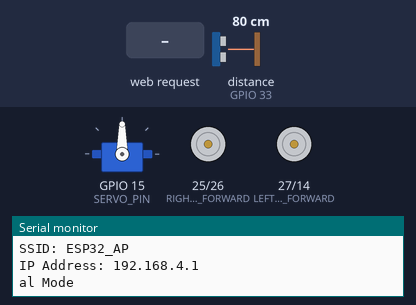
Recording of a program running on a simulated ESP32. Parts: servo, motor-driver pin pairs drawn as motors (green arrow = first pin HIGH = forward, orange = second pin HIGH = backward, longer = more drive), the last lines printed to the serial monitor. The inputs (shaded band) are chosen by the test bench; at power-on: distance to the obstacle (sensor on GPIO 33) 80 cm. The echo pulse lasts 58.3 µs per cm.

Above: at 1.2 s.
1.3 s: HTTP request GET /?State=W received
At 2.4 s:
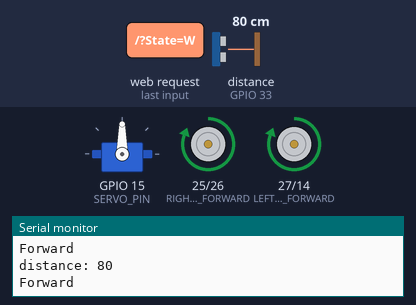
3.3 s: distance to the obstacle (sensor on GPIO 33) set to 27 cm
4.8 s: distance to the obstacle (sensor on GPIO 33) set to 23 cm
At 6.2 s:
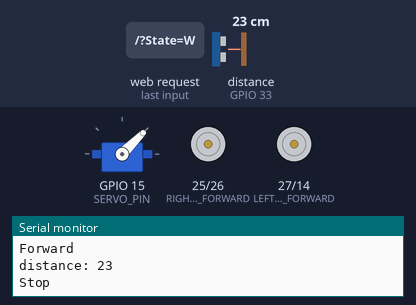
7.3 s: HTTP request GET /?State=w received
At 8.4 s:
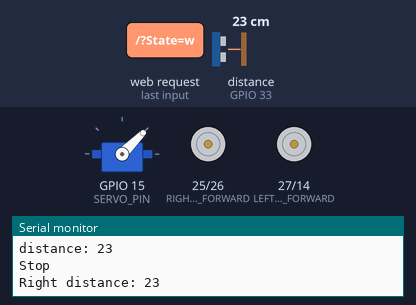
8.8 s: HTTP request GET /?State=B received
At 9.9 s:
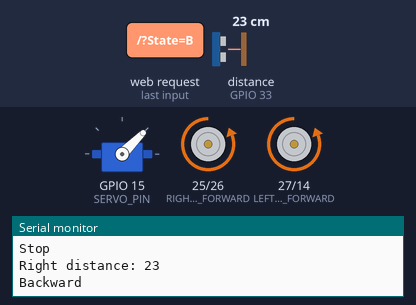
10.3 s: HTTP request GET /?State=F received
At 11.1 s:
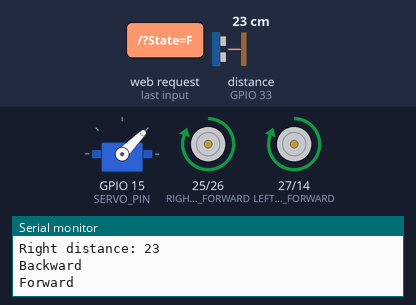
Timing chart, 0 to 12.8 s (numbered marks = the images above; inputs shaded):
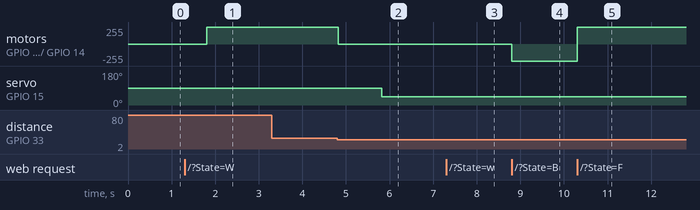

The program:

main.cpp
```cpp
#include <Arduino.h>
#include <WiFi.h>
#include <WebServer.h>
#include <ArduinoOTA.h>

#include "auto_mode.h"
#include "motors.h"
#include "http.h"

// Define pin connections
#include "config.h"

// WiFi
const char *ssid = "Finn";
const char *password = "123456789";

// Setup
void setupUltrasonic()
{
    pinMode(TRIG_PIN, OUTPUT);
    pinMode(ECHO_PIN, INPUT);
}

void setup()
{
    Serial.begin(115200);
    motors::setup();
    setupUltrasonic();
    initializeServo();

    // Phát WiFi ở chế độ Access Point
    WiFi.softAP("ESP32_AP", "12345678");
    Serial.println("ESP32 đang phát WiFi:");
    Serial.print("SSID: ");
    Serial.println(WiFi.softAPSSID());
    Serial.print("IP Address: ");
    Serial.println(WiFi.softAPIP());

    http::initServer();
}

void loop() {
    http::listen();
}
```

auto_mode.cpp
```cpp
#include "Arduino.h"
#include <ESP32Servo.h>
#include "auto_mode.h"
#include "motors.h"
#include "config.h"

Servo servo;

void initializeServo()
{
    servo.attach(SERVO_PIN);
    servo.write(90); // Set initial servo position
}

// Measure distance using ultrasonic sensor
long measureDistance()
{
    digitalWrite(TRIG_PIN, LOW);
    delayMicroseconds(2);
    digitalWrite(TRIG_PIN, HIGH);
    delayMicroseconds(10);
    digitalWrite(TRIG_PIN, LOW);

    long duration = pulseIn(ECHO_PIN, HIGH, 20000); // Thêm timeout 20ms để tránh treo chương trình
    if (duration == 0)
    {
        return 400; // Khoảng cách ngoài phạm vi đo (giả định cảm biến tối đa 400 cm)
    }
    return duration / 29 / 2; // Chuyển đổi thành cm
}

void autoModeTask(void *pvParameters)
{
    Serial.println("Auto mode started");
    while (true)
    {
        scanAndMove();
    }
}

void scanAndMove()
{
    servo.write(90); // Reset servo position
    delay(500);      // Allow servo to stabilize

    long distance = measureDistance();
    Serial.print("distance: ");
    Serial.println(distance);

    if (distance < 25)
    { // If an obstacle is detected within 20 cm
        motors::stopMotors();
        delay(1000);
        servo.write(45); // Adjust servo position if needed
        delay(1000);
        long rightDistance = measureDistance(); // Measure left distance
        Serial.print("Right distance: ");
        Serial.println(rightDistance);
        delay(1000);
        servo.write(135); // Adjust servo position to look right
        delay(1000);
        long leftDistance = measureDistance(); // Measure right distance
        Serial.print("Left distance: ");
        Serial.println(leftDistance);
        delay(1000);
        servo.write(90); // Reset servo position
        delay(500);      // Allow servo to stabilize
        if ((leftDistance > 20) && (leftDistance > rightDistance))
        {
            motors::moveBackward();
            delay(200);
            motors::stopMotors();
            delay(500);
            motors::turnLeft();
            delay(500);
            motors::stopMotors();
            delay(1000);
        }
        else if ((leftDistance < rightDistance) && (rightDistance > 20))
        {
            motors::moveBackward();
            delay(200);
            motors::stopMotors();
            delay(500);
            motors::turnRight();
            delay(500);
            motors::stopMotors();
            delay(1000);
        }
        else if ((leftDistance < 25) && (rightDistance < 25))
        {
            motors::moveBackward();
            delay(200);
            motors::stopMotors();
            delay(1000);
            motors::turnRight();
            delay(500);
            motors::stopMotors();
            delay(1000);
        }
    }
    else
    {
        motors::moveForward();
    }
}
```

auto_mode.h
```cpp
#pragma once

void scanAndMove();
void autoModeTask(void *pvParameters);
void initializeServo();
```

http.cpp
```cpp
#include "http.h"
#include "motors.h"
#include <Arduino.h>
#include <WebServer.h>
#include "config.h"
#include "auto_mode.h"

WebServer server(HTTP_PORT);

void handleHttpEvent();

void http::initServer()
{
    server.on("/", handleHttpEvent);
    server.begin();
    Serial.println("HTTP server started on port " + HTTP_PORT);
}

void http::listen() {
    server.handleClient();
}

TaskHandle_t autoModeTaskHandle = NULL;

void startAutoModeTask() {
    if (autoModeTaskHandle != NULL) return; // Task already running
    xTaskCreatePinnedToCore(
        autoModeTask, // Function to be called
        "ScanAndMoveTask", // Name of the task
        10000, // Stack size in words
        NULL, // Task input parameter
        1, // Task priority
        &autoModeTaskHandle, // Task handle
        0 // Core where the task should run (1 for core 1, 0 for core 0)
    );
}

void stopAutoModeTask() {
    if (autoModeTaskHandle != NULL) {
        vTaskDelete(autoModeTaskHandle);
        autoModeTaskHandle = NULL;
    }
}

void handleHttpEvent()
{
    static bool mode = 0;
    String state = server.arg("State");

    if (state == "W") {
        startAutoModeTask();
        mode = 1;
        server.send(200, "text/plain", "Auto Mode");
    }
    else if (state == "w") {
        stopAutoModeTask();
        mode = 0;
        server.send(200, "text/plain", "Manual Mode");
    }

    if (mode)
    {
        server.send(200, "text/plain", "Auto Mode is running");
        return;
    }

    if (state == "F")
    {
        motors::moveForward();
        server.send(200, "text/plain", "Forward");
    }
    else if (state == "B")
    {
        motors::moveBackward();
        server.send(200, "text/plain", "Backward");
    }
    else if (state == "L")
    {
        motors::turnLeft();
        server.send(200, "text/plain", "Left");
    }
    else if (state == "R")
    {
        motors::turnRight();
        server.send(200, "text/plain", "Right");
    }
    else if (state == "G")
    {
        motors::forwardLeft();
        server.send(200, "text/plain", "Forward Left");
    }
    else if (state == "I")
    {
        motors::forwardRight();
        server.send(200, "text/plain", "Forward Right");
    }
    else if (state == "H")
    {
        motors::backwardLeft();
        server.send(200, "text/plain", "Backward Left");
    }
    else if (state == "J")
    {
        motors::backwardRight();
        server.send(200, "text/plain", "Backward Right");
    }
    else if (state == "S")
    {
        motors::stopMotors();
        server.send(200, "text/plain", "Stop");
    }
    else
    {
        server.send(400, "text/plain", "Invalid Command");
    }
}
```

http.h
```cpp
#pragma once

namespace http {
    void initServer();
    void listen();
}
```

motors.cpp
```cpp
#include "motors.h"
#include <Arduino.h>
#include "config.h"

using namespace motors;

void motors::setup()
{
  pinMode(LEFT_MOTOR_FORWARD, OUTPUT);
  pinMode(LEFT_MOTOR_BACKWARD, OUTPUT);
  pinMode(RIGHT_MOTOR_FORWARD, OUTPUT);
  pinMode(RIGHT_MOTOR_BACKWARD, OUTPUT);
}

// Control functions for the car
void motors::moveForward()
{
  digitalWrite(LEFT_MOTOR_FORWARD, HIGH);
  digitalWrite(LEFT_MOTOR_BACKWARD, LOW);
  digitalWrite(RIGHT_MOTOR_FORWARD, HIGH);
  digitalWrite(RIGHT_MOTOR_BACKWARD, LOW);
  Serial.println("Forward");
}

void motors::moveBackward()
{
  digitalWrite(LEFT_MOTOR_FORWARD, LOW);
  digitalWrite(LEFT_MOTOR_BACKWARD, HIGH);
  digitalWrite(RIGHT_MOTOR_FORWARD, LOW);
  digitalWrite(RIGHT_MOTOR_BACKWARD, HIGH);
  Serial.println("Backward");
}

void motors::turnLeft()
{
  digitalWrite(LEFT_MOTOR_FORWARD, LOW);
  digitalWrite(LEFT_MOTOR_BACKWARD, HIGH);
  digitalWrite(RIGHT_MOTOR_FORWARD, HIGH);
  digitalWrite(RIGHT_MOTOR_BACKWARD, LOW);
  Serial.println("Left");
}

void motors::turnRight()
{
  digitalWrite(LEFT_MOTOR_FORWARD, HIGH);
  digitalWrite(LEFT_MOTOR_BACKWARD, LOW);
  digitalWrite(RIGHT_MOTOR_FORWARD, LOW);
  digitalWrite(RIGHT_MOTOR_BACKWARD, HIGH);
  Serial.println("Right");
}

void motors::forwardLeft()
{
  digitalWrite(LEFT_MOTOR_FORWARD, LOW);
  digitalWrite(LEFT_MOTOR_BACKWARD, LOW);
  digitalWrite(RIGHT_MOTOR_FORWARD, HIGH);
  digitalWrite(RIGHT_MOTOR_BACKWARD, LOW);
  delay(500);    // Adjust the delay as needed for the turn duration
  moveForward(); // Resume moving forward after the turn
  Serial.println("Forward Left");
}

void motors::forwardRight()
{
  digitalWrite(LEFT_MOTOR_FORWARD, HIGH);
  digitalWrite(LEFT_MOTOR_BACKWARD, LOW);
  digitalWrite(RIGHT_MOTOR_FORWARD, LOW);
  digitalWrite(RIGHT_MOTOR_BACKWARD, LOW);
  delay(500);    // Adjust the delay as needed for the turn duration
  moveForward(); // Resume moving forward after the turn
  Serial.println("Forward Right");
}

void motors::backwardLeft()
{
  digitalWrite(LEFT_MOTOR_FORWARD, LOW);
  digitalWrite(LEFT_MOTOR_BACKWARD, LOW);
  digitalWrite(RIGHT_MOTOR_FORWARD, LOW);
  digitalWrite(RIGHT_MOTOR_BACKWARD, HIGH);
  delay(500);     // Adjust the delay as needed for the turn duration
  moveBackward(); // Resume moving backward after the turn
  Serial.println("Backward Left");
}

void motors::backwardRight()
{
  digitalWrite(LEFT_MOTOR_FORWARD, LOW);
  digitalWrite(LEFT_MOTOR_BACKWARD, HIGH);
  digitalWrite(RIGHT_MOTOR_FORWARD, LOW);
  digitalWrite(RIGHT_MOTOR_BACKWARD, LOW);
  delay(500);     // Adjust the delay as needed for the turn duration
  moveBackward(); // Resume moving backward after the turn
  Serial.println("Backward Right");
}

void motors::stopMotors()
{
  digitalWrite(LEFT_MOTOR_FORWARD, LOW);
  digitalWrite(LEFT_MOTOR_BACKWARD, LOW);
  digitalWrite(RIGHT_MOTOR_FORWARD, LOW);
  digitalWrite(RIGHT_MOTOR_BACKWARD, LOW);
  Serial.println("Stop");
}
```

motors.h
```cpp
#pragma once

namespace motors {
    void setup();

    // Control functions for the car
    void moveForward();
    void moveBackward();
    void turnLeft();
    void turnRight();
    void forwardLeft();
    void forwardRight();
    void backwardLeft();
    void backwardRight();
    void stopMotors();

}
```

config.h
```cpp
#pragma once

#define HTTP_PORT 80

/// pins

// sonar
#define TRIG_PIN 32
#define ECHO_PIN 33
// servo
#define SERVO_PIN 15
// motors
#define LEFT_MOTOR_FORWARD 27
#define LEFT_MOTOR_BACKWARD 14
#define RIGHT_MOTOR_FORWARD 25
#define RIGHT_MOTOR_BACKWARD 26
```

Measured:
- the behaviour switches between 25 and 24 cm on distance to the obstacle (sensor on GPIO 33) (found by bisection; images 1 and 2)
- after the input at 1.3 s, motor on GPIO 25 (RIGHT_MOTOR_FORWARD) / GPIO 26 (RIGHT_MOTOR_BACKWARD), motor on GPIO 27 (LEFT_MOTOR_FORWARD) / GPIO 14 (LEFT_MOTOR_BACKWARD): stopped → forward 255/255 after 0.51 s
- after the input at 4.8 s, motor on GPIO 25 (RIGHT_MOTOR_FORWARD) / GPIO 26 (RIGHT_MOTOR_BACKWARD), motor on GPIO 27 (LEFT_MOTOR_FORWARD) / GPIO 14 (LEFT_MOTOR_BACKWARD): forward 255/255 → stopped at once; servo on GPIO 15 (SERVO_PIN): 90° → 45° after 1.0 s
- after the input at 7.3 s, servo on GPIO 15 (SERVO_PIN): stays 45° (without the input it goes to 135° after 0.53 s)
- after the input at 8.8 s, motor on GPIO 25 (RIGHT_MOTOR_FORWARD) / GPIO 26 (RIGHT_MOTOR_BACKWARD), motor on GPIO 27 (LEFT_MOTOR_FORWARD) / GPIO 14 (LEFT_MOTOR_BACKWARD): stopped → backward 255/255 at once
- after the input at 10.3 s, motor on GPIO 25 (RIGHT_MOTOR_FORWARD) / GPIO 26 (RIGHT_MOTOR_BACKWARD), motor on GPIO 27 (LEFT_MOTOR_FORWARD) / GPIO 14 (LEFT_MOTOR_BACKWARD): backward 255/255 → forward 255/255 at once
